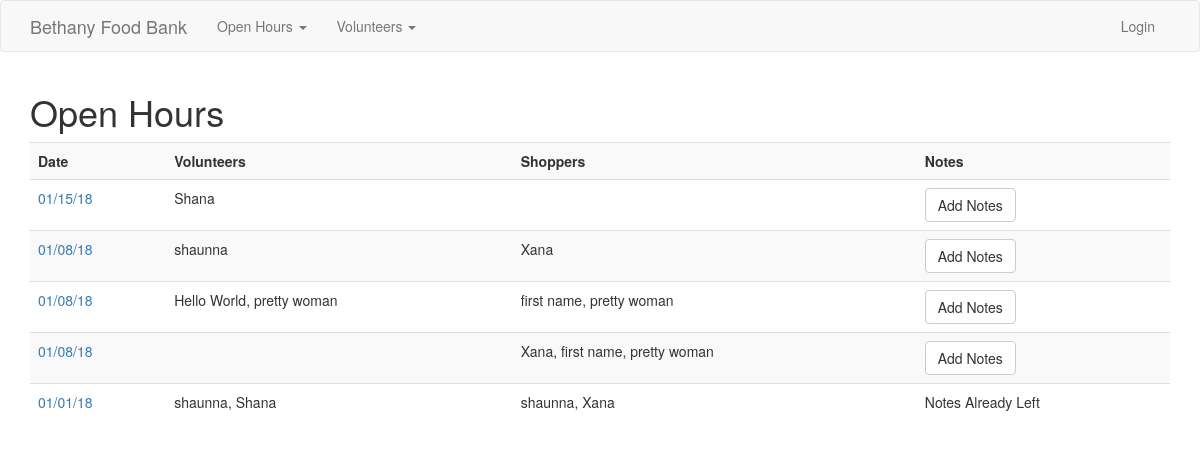
Screenshot of /openhours/ with the database file from the repository.
### app/models.py (models this page shows, shortened)
class Openhour(db.Model):
    id = db.Column(db.Integer(), primary_key=True)
    date = db.Column(db.DateTime(), unique=True)
    posted = db.Column(db.Boolean)
    volunteers = db.relationship('Volunteer', secondary=openhour_volunteers, backref='openhourvols', lazy='dynamic')
    shoppers = db.relationship('Volunteer', secondary=openhour_shoppers, backref='openhourshoppers', lazy='dynamic' )
    notes = db.relationship('Note', backref='openhournotes', lazy=True)

class Volunteer(db.Model):
    id = db.Column(db.Integer(), primary_key=True)
    name = db.Column(db.String(100), unique=True)
    role = db.Column(db.String(50))
    email = db.Column(db.String(255), nullable=False)
    active = db.Column(db.Boolean)
    openhours = db.relationship('Openhour', secondary=openhour_volunteers, backref='ohvolunteers', lazy='subquery')
    openhour_shoppers = db.relationship('Openhour', secondary=openhour_shoppers, backref='ohshoppers', lazy='subquery')
    notes = db.relationship('Note', backref='openhour', lazy=True)

### app/openhours/views.py (the view)
@openhours_blueprint.route('/')
def index():
    openhours = Openhour.query.order_by(Openhour.date.desc()).all()
    if openhours:
        return render_template('openhours.html', openhours=openhours)
    else:
        msg = 'No Open Hours Found'
        return render_template('openhours.html', msg=msg)

### app/users/templates/openhours.html
{% extends 'layout.html' %}
{% block body %}
  <h1>Open Hours</h1>
  <table class="table table-striped">
    <tr>
      <th>Date</th>
      <th>Volunteers</th>
      <th>Shoppers</th>
      <th>Notes</th>
    </tr>
    {% for openhour in openhours %}
      <tr>
        <td><a href="{{openhour.id}}">{{ openhour.date.strftime('%m/%d/%y') }}</a></td>
        <td>
          {% for volunteer in openhour.volunteers %}
            <span> {{volunteer.name}}{{ "," if not loop.last }}</span>
          {% endfor %}
        </td>
        <td>
          {% for shopper in openhour.shoppers %}
            <span>{{shopper.name}}{{ "," if not loop.last }}</span>
          {% endfor %}
        </td>
        {% if openhour.notes %}
          <td>Notes Already Left</a></td>
        {% else %}
          <td><a class="btn btn-default" href="openhours/{{openhour.id}}/notes/new">Add Notes</a></td>
        {% endif %}
    </tr>
  {% endfor %}
  </table>
{% endblock %}

### rows the page displays
Openhour: date "01/15/18"
Volunteer: name "Shana"
Openhour: date "01/08/18"
Volunteer: name "shaunna", last ","
Volunteer: name "Xana", last ","
Openhour: date "01/08/18"
Volunteer: name "Hello World", last ","
Volunteer: name "pretty woman"
Volunteer: name "first name", last ","
Openhour: date "01/08/18"
Openhour: date "01/01/18", shows "Notes Already Left"
